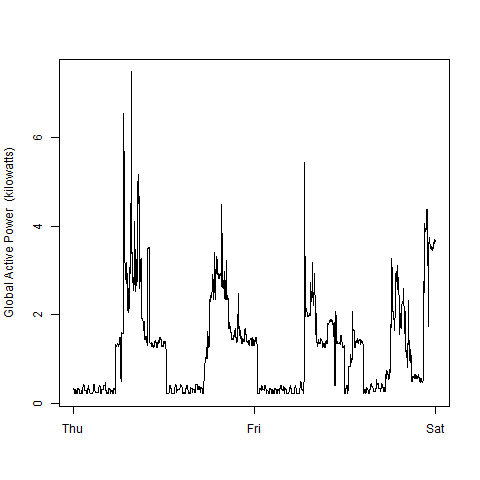

This chart was generated by the following R code:
# This file should be sourced with chdir=TRUE so that commmon.R can be found.
source("common.R")
png("plot2.png")
plot2()
dev.off()
